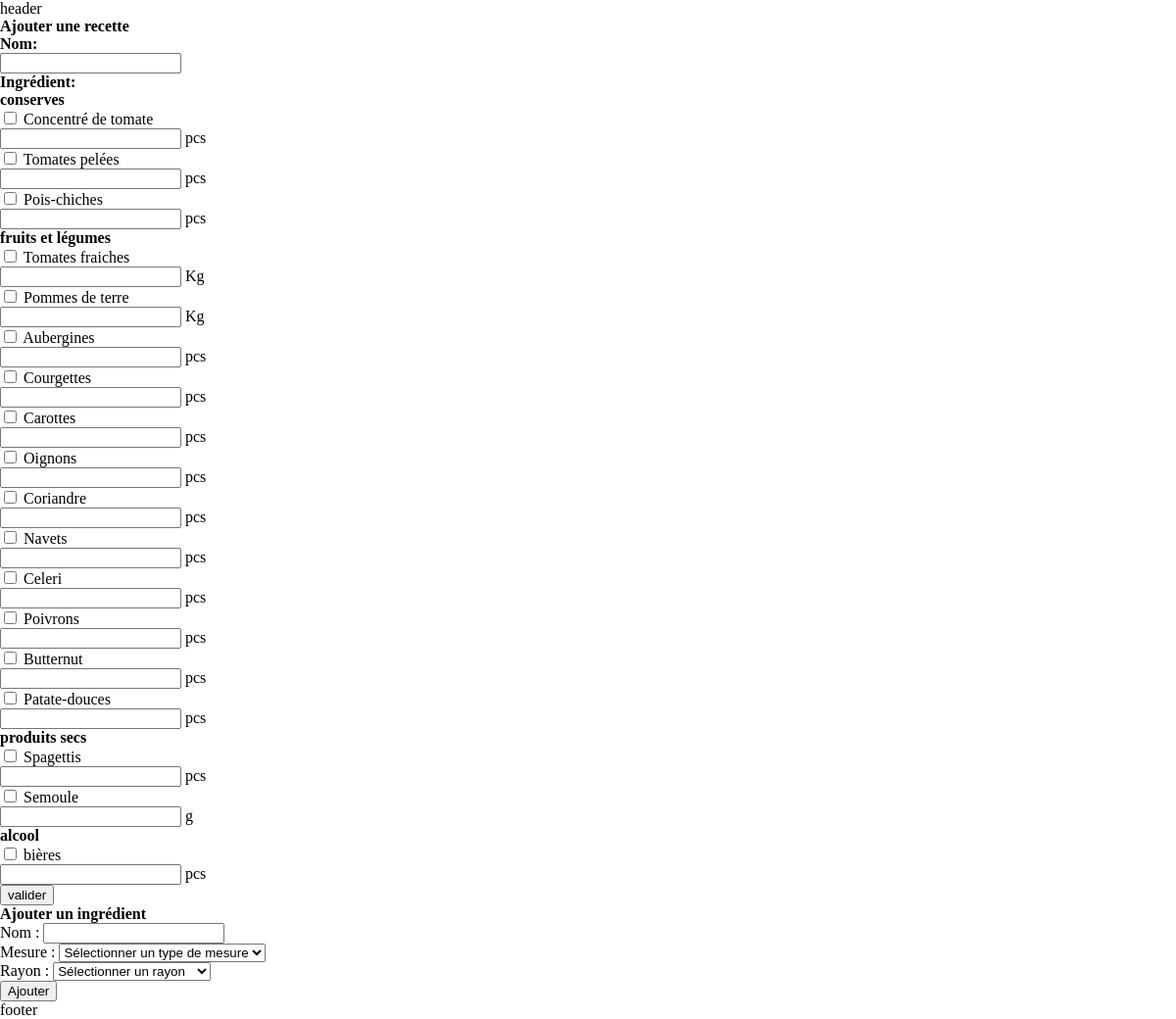
The page / on the database its author committed.
### tables this page shows
CREATE TABLE `shelves` (
  `id` int(11) NOT NULL,
  `name` varchar(510) NOT NULL,
  `importance` int(11) NOT NULL
);

CREATE TABLE `ingredients` (
  `id` int(11) NOT NULL,
  `name` varchar(255) NOT NULL,
  `shelf_id` int(11) NOT NULL,
  `mesure_id` int(11) NOT NULL
);

CREATE TABLE `mesures_type` (
  `id` int(11) NOT NULL,
  `name` varchar(255) NOT NULL,
  `label` varchar(255) NOT NULL
);

### src/core/functions.php (called while the page is built, shortened)
<?php
function getDatas($servername, $username, $password, $dbname){
    $conn = new mysqli($servername, $username, $password, $dbname);
    $conn->set_charset("utf8mb4");
    $queryIngredients = "SELECT * FROM ingredients";
    $resultIngredients = $conn->query($queryIngredients);
    $ingredientssArray = array();
    if ($resultIngredients->num_rows > 0) {
        while ($row = $resultIngredients->fetch_assoc()) {
            $ingredientssArray[] = $row;
        }
    }
    $queryShelves = "SELECT * FROM shelves";
    $resultShelves = $conn->query($queryShelves);
    $filledShelvesArray = array();
    if ($resultShelves->num_rows > 0) {
        while ($row = $resultShelves->fetch_assoc()) {
            $rowId = $row['id'];
            $matchingShelf = null;
            foreach ($ingredientssArray as $ingredient) {
                if ($ingredient['shelf_id'] === $rowId) {
                    $matchingShelf = $ingredient;
                    break;
                }
            }
            if ($matchingShelf !== null) {
                $filledShelvesArray[] = $row;
            }
        }
    }
    $queryMesures = "SELECT * FROM mesures_type";
    $resultMesures = $conn->query($queryMesures);
    $mesuresArray = array();
    if ($resultMesures->num_rows > 0) {
        while ($row = $resultMesures->fetch_assoc()) {
            $mesuresArray[] = $row;
        }
    }
}
?>

### src/components/add_reciepe.php (the view, shortened to what this page needs)
<div class="form_container">
    <h2>Ajouter une recette</h2>
    <form id="add_ingredient_form">
        <div class="input_container">
            <h3>Nom:</h3>
            <input type="text" id="recipe_name_input" name="recipe_name">
        </div>
        <div class="input_container">
            <h3>Ingrédient: </h3>
            <div class="accordeon">
                <?php foreach ($filledShelvesArray as $shelf) { ?>
                       <div class="accorderon_el">
                            <h4><?= $shelf["name"] ?></h4>
                            <div class="ingredient_list">
                                <?php foreach ($ingredientssArray as $ingredient) {
                                    if($ingredient["shelf_id"] === $shelf["id"]) { ?>
                                        <div class="ingredient_row">
                                            <input type="checkbox" id="checkbox_ingredient_<?= $ingredient["id"] ?>" class="checkbox_ingredient" name="ingredient_selection" value="<?= $ingredient["id"] ?>">
                                            <label for="checkbox_ingredient_<?= $ingredient["id"] ?>" class="ingredient_name"><?= $ingredient["name"] ?></label>
                                            <div id="ingredient_mesure_<?= $ingredient["id"] ?>" class="ingredient_mesure">
                                                <?php foreach ($mesuresArray as $mesure) {
                                                    if($mesure["id"] === $ingredient["mesure_id"]) { ?>
                                                        <input id="ingredient_mesure_input_<?= $ingredient["id"] ?>" name="ingredient_mesure" type="number">
                                                        <label class="mesure"><?= $mesure["label"] ?></div>
                                                    <?php }
                                                } ?>
                                            </div>
                                        </div>
                                    <?php } ?>
                                <?php } ?>
                            </div>
                       </div>
                <?php } ?>
        <button class="cta submit" onclick="submitRecipe()">valider</button>

### src/layout/header.php (shortened to what this page needs)
<?php
    require_once("config.php");
    include("src/core/functions.php");
?>
<!doctype html>
<html class="no-js" lang="">
<head>
    <link rel="stylesheet" href="https://cdnjs.cloudflare.com/ajax/libs/selectize.js/0.12.6/css/selectize.bootstrap3.min.css" />
    <link rel="stylesheet" href="dist/bundle.css">
</head>
<body class="fr">
    <header>
        <div class="wrapper">
            <div class="header_container">
                header
            </div>
        </div>
    </header>

### index.php (shortened to what this page needs)
<?php include("src/layout/header.php")?>
<div class="main">
    <?php include("src/layout/body.php")?>
<?php include("src/layout/footer.php")?>

### src/layout/body.php (shortened to what this page needs)
<?php
    getDatas($servername, $username, $password, $dbname);
?>
<section>
    <?php include("src/components/add_reciepe.php")?>
    <?php include("src/components/add_ingredient.php")?>

### src/components/add_ingredient.php (shortened to what this page needs)
<div class="form_container">
    <h2>Ajouter un ingrédient</h2>
    <form id="add_ingredient_form">
        <div class="input_container">
            <label id="ingredient_name_label" for="ingredient_name_input">
                Nom&nbsp;:
            </label>
            <input id="ingredient_name_input" type="text">
        </div>
        <div class="input_container">
            <label id="mesure_type_label" for="mesure_type_input">
                Mesure&nbsp;:
            </label>
            <select id="mesure_type_input" name="mesure" class="dropDown" autocomplete="new-password">
                <option value="" disabled selected hidden>
                    Sélectionner un type de mesure
                </option>
            </select>
        </div>
        <div class="input_container">
            <label id="shelf_label" for="shelf_input">
                Rayon&nbsp;:
            </label>
            <select id="shelf_input" name="shelf" class="dropDown" autocomplete="new-password">
                <option value="" disabled selected hidden>
                    Sélectionner un rayon
                </option>
            </select>
        </div>
        <button class="cta submit" onclick="submitIngredient()">Ajouter</button>
    </form>
</div>

### src/layout/footer.php (shortened to what this page needs)
<footer>
    <div class="wrapper">
        <div class="footer_container">
            footer
        </div>
    </div>
</footer>
</body>
</html>

### rows shown on the page
shelves: name "conserves"
ingredients: name "Concentré de tomate"
mesures_type: label "pcs"
ingredients: name "Tomates pelées"
ingredients: name "Pois-chiches"
shelves: name "fruits et légumes"
ingredients: name "Tomates fraiches"
mesures_type: label "Kg"
ingredients: name "Pommes de terre"
ingredients: name "Aubergines"
ingredients: name "Courgettes"
ingredients: name "Carottes"
ingredients: name "Oignons"
ingredients: name "Coriandre"
ingredients: name "Navets"
ingredients: name "Celeri"
ingredients: name "Poivrons"
ingredients: name "Butternut"
ingredients: name "Patate-douces"
shelves: name "produits secs"
ingredients: name "Spagettis"
ingredients: name "Semoule"
mesures_type: label "g"
shelves: name "alcool"
ingredients: name "bières"
